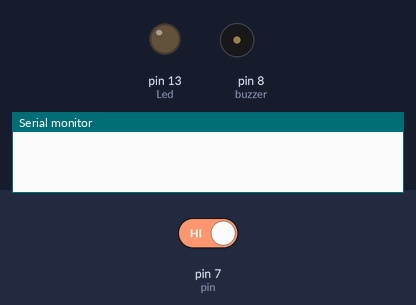
A sketch run on a simulated Arduino Uno, built with avr-gcc and run on an emulated ATmega328P. Parts: output pins drawn as LEDs (lit = HIGH), buzzer (waves = sounding, pin HIGH), the last lines printed to the serial monitor. The inputs (shaded band) are chosen by the test bench; at power-on: pin 7 (pin) HIGH.

Above: at 1.2 s.
1.3 s: pin 7 (pin) driven LOW
At 1.7 s:
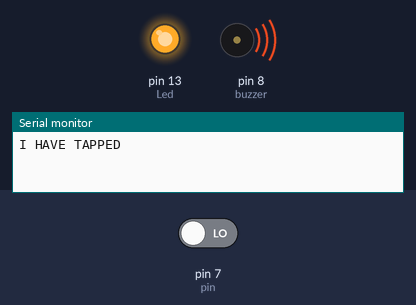
4.3 s: pin 7 (pin) driven HIGH
At 5.2 s:
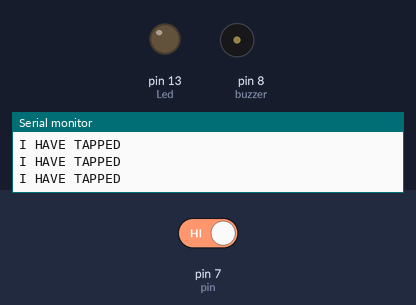
Timing chart, 0 to 7.3 s (numbered marks = the images above; inputs shaded):
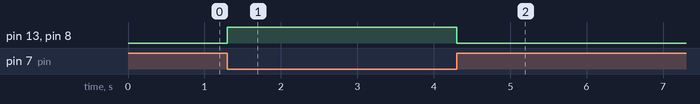

Measured:
- after the input at 1.3 s, pin 13 (Led), pin 8 (buzzer): LOW → HIGH at once
- after the input at 4.3 s, pin 13 (Led), pin 8 (buzzer): HIGH → LOW at once

The sketch:

tapsensor.ino
```cpp
int pin = 7;
int tapStatus;
int Led = 13;
int buzzer = 8;

void setup() {
  // put your setup code here, to run once:
  pinMode(pin, INPUT);
  pinMode(Led, OUTPUT);
  pinMode(buzzer, OUTPUT);
  Serial.begin(9600);
}

void loop() {
  // put your main code here, to run repeatedly:
  tapStatus = digitalRead(pin);
  if(!tapStatus){
    Serial.println("I HAVE TAPPED");
    digitalWrite(Led, HIGH);
    digitalWrite(buzzer, HIGH);
    delay(1000);
    digitalWrite(Led, LOW);
    digitalWrite(buzzer, LOW);
  }


}

// APPLICATIONS
// USED IN AUTOMATION
// ENGINE IS UNSTABLE AND VIBRATES VIOLENTLY
//Repeated knocking causes damage to the cylinder head gasket and cylinder head.
//Knock sensors are used in the car’s spark plug.
//Automotive industries.


//DUE TO VIBRATION A COUNTER WEIGHT INSIDE THE SENSOR IS APPLYING PRESSURE ON THE PIEZO-ELEMENT,
//THIS PRESSURE CREATES AN ELECTRIC CHARGE IN THE PIEZO ELEMENT WHICH IS THE OUTPUT SIGNAL OF THE SENSOR.
```
